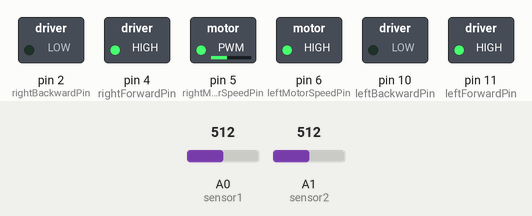
This sketch was run on a simulated Arduino Uno, built with avr-gcc and run on an emulated ATmega328P. Parts: switched loads named in the sketch (green lamp = pin HIGH). Inputs (shaded band) come from the test bench; at power-on: A0 (sensor1) = 512, A1 (sensor2) = 512. What the sketch prints to the serial monitor is not drawn.

Above: at 1.2 s.
1.3 s: A0 (sensor1) set to 112
4.3 s: A0 (sensor1) set to 94
5.8 s: A1 (sensor2) set to 130
7.3 s: A1 (sensor2) set to 107
Timing chart, 0 to 9.8 s (numbered marks = the images above; inputs shaded):
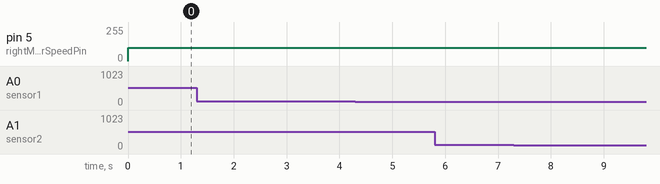

Measured:
- after the input at 1.3 s, every drawn part: stays the same
- after the input at 4.3 s, every drawn part: stays the same
- after the input at 5.8 s, every drawn part: stays the same
- after the input at 7.3 s, every drawn part: stays the same

The sketch:

main_ino.ino
```cpp
#include <LinkedList.h>
#include <stdlib.h>

#define FILTER_WINDOW 25
#define LIGHT_THRESHOLD 25

int leftForwardPin = 11;
int leftBackwardPin = 10;
int rightForwardPin = 4;
int rightBackwardPin = 2;
int leftMotorSpeedPin = 6;
int rightMotorSpeedPin = 5;


int sensor1 = A0; //inside
int sensor2 = A1; //outside

int value1;
int value2;

char tmp1[10];
char tmp2[10];
char tmp3[10];

LinkedList<int> listS1 = LinkedList<int>();
LinkedList<int> listS2 = LinkedList<int>();

void setup()
{
  pinMode(leftForwardPin, OUTPUT);
  pinMode(leftBackwardPin, OUTPUT);

  pinMode(rightForwardPin, OUTPUT);
  pinMode(rightBackwardPin, OUTPUT);

  pinMode(leftMotorSpeedPin, OUTPUT);
  pinMode(rightMotorSpeedPin, OUTPUT);

	Serial.begin(9600);
	Serial.println("Goodnight moon!");

	for(int i=0; i<FILTER_WINDOW; i++){
	    listS1.add(analogRead(sensor1));
	    listS2.add(analogRead(sensor2));
	}

	moveForward();
	setMAXSpeed();
}

void setMAXSpeed() {
	analogWrite(leftMotorSpeedPin, 255);
  	analogWrite(rightMotorSpeedPin, 255);
}

void turnClockwise()
{
  analogWrite(leftMotorSpeedPin, 255);
  	analogWrite(rightMotorSpeedPin, 100);

}

void turnCounterClockwise()
{
  analogWrite(leftMotorSpeedPin, 100);
  analogWrite(rightMotorSpeedPin, 255);

}

void moveForward()
{
  digitalWrite(leftForwardPin, HIGH);
  digitalWrite(leftBackwardPin, LOW);

  digitalWrite(rightForwardPin, HIGH);
  digitalWrite(rightBackwardPin, LOW);

}

void loop()
{
	int value1 = analogRead(sensor1);
	if (value1 != 0){
		listS1.add(value1);
		listS1.remove(0);
	}
	int value2 = analogRead(sensor2);
	if (value2 != 0){
		listS2.add(value2);
		listS2.remove(0);
	}

	float sum1 = 0;
	float sum2 = 0;
	for(int i=0; i<listS1.size(); i++){
	    sum1 += listS1.get(i);
	}
	float avg1 = sum1/float(listS1.size()) - 3;
	for(int i=0; i<listS2.size(); i++){
	    sum2 += listS2.get(i);
	}
	float avg2 = sum2/float(listS2.size()) - 19;

	float realAvg = (avg2 + avg1)/2.0;

  	String stringOne = "Sensor value: ";
  	dtostrf(avg1,1,2,tmp1);
  	dtostrf(avg2,1,2,tmp2);
	dtostrf(avg2,1,2,tmp3);

  	String stringThree = stringOne + tmp1 + "\t" + tmp2 + "\tFull average:"+tmp2;

  	Serial.println(stringThree);


   	if (realAvg > LIGHT_THRESHOLD){
  		//black
  		turnClockwise();
  	} else {
  		//white
  		turnCounterClockwise();
  	}

	delay(1);

}
```
